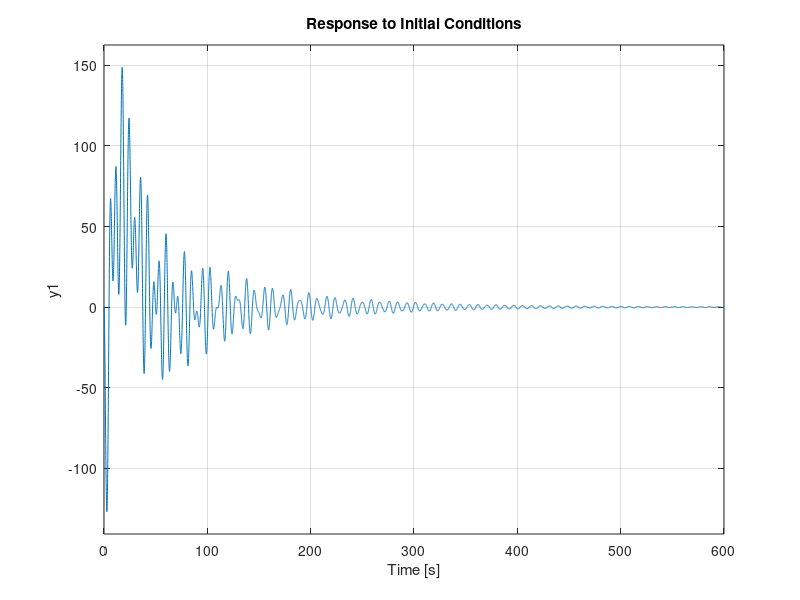
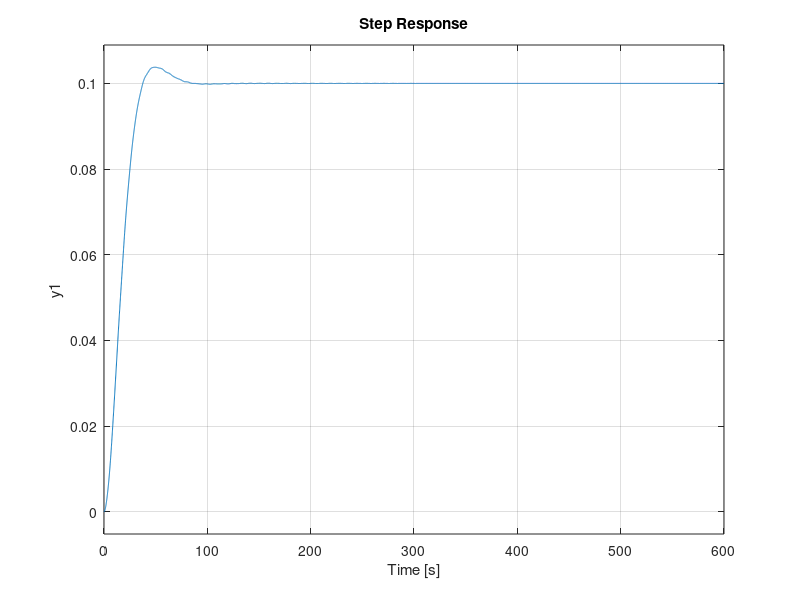
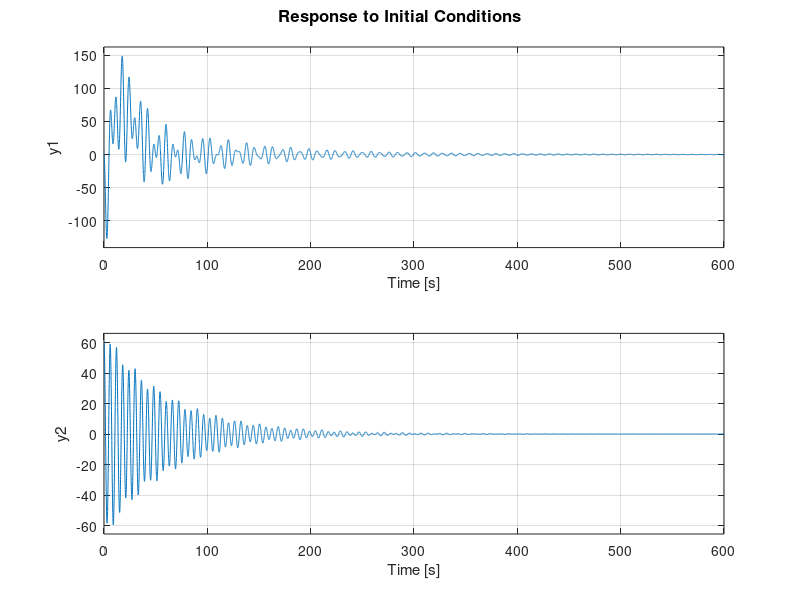
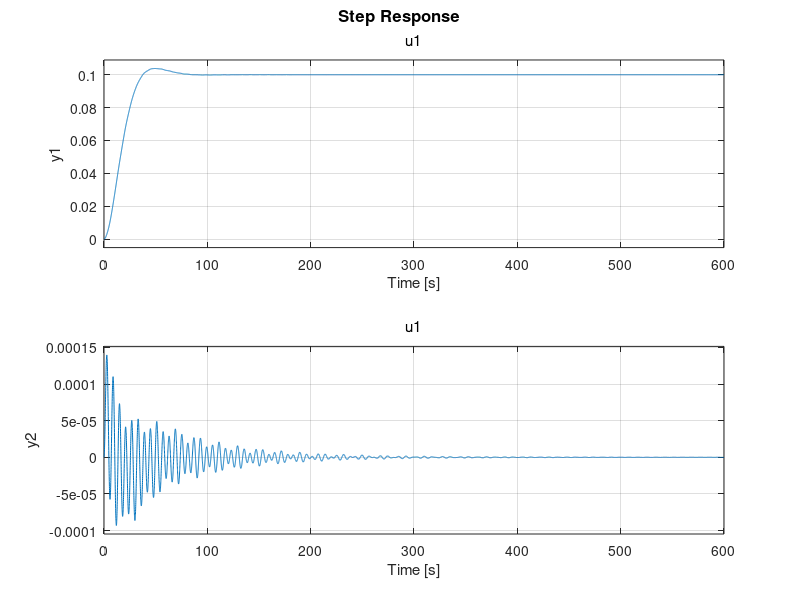

MATLAB code to generate these figures, in order:
M=1000;%Mass of the Crane
m_1=100;%mass of Load 1
m_2=100;%mass of Load 2
l_1=20;%length of the string of Load 1
l_2=10;%length of the string of Load 2
g=9.81; %declaring the value of the accelertaion due to gravity in m/s^2
%Defining our matrices as follows
A=[0 1 0 0 0 0; 
    0 0 -(m_1*g)/M 0 -(m_2*g)/M 0;
    0 0 0 1 0 0;
    0 0 -((M+m_1)*g)/(M*l_1) 0 -(m_2*g)/(M*l_1) 0;
    0 0 0 0 0 1;
    0 0 -(m_1*g)/(M*l_2) 0 -(g*(M+m_2))/(M*l_2) 0];
B=[0; 1/M; 0; 1/(M*l_1); 0; 1/(M*l_2)];
% From previous case, we have determined that only C1, C3 and C4 were
% observable. Hence, we are going to consider only those 3 cases.
C_1 = [1 0 0 0 0 0];  %Corresponding to x component
C_3 = [1 0 0 0 0 0; 0 0 0 0 1 0]; %cooresponding to x and theat2
C_4 = [1 0 0 0 0 0; 0 0 1 0 0 0; 0 0 0 0 1 0]; %cooresponding to x, theta1 and theat2
D = 0;%declarring the D matrix to be zero
% Cosidering the same Q and R matrices chosen before in our code
Q=[1 0 0 0 0 0;
   0 10 0 0 0 0;
   0 0 1000 0 0 0;
   0 0 0 10 0 0;
   0 0 0 0 1000 0;
   0 0 0 0 0 10];
R=0.01; %%these are the cost variables from LQR
% Initial Conditions for Leunberger observer - 12 state variables, 
% 6 actual + 6 estimates
x0=[0,0,30,0,60,0,0,0,0,0,0,0];
% state variables order = [x,dx,theta_1,dthetsa_1,theta_2,dtheta_2,
% estimates taken in the same order]
% For pole placement, lets choose eigen values with negative real part
poles=[-1;-2;-3;-4;-5;-6];
% Calling LQR function to obtain K matrix
K=lqr(A,B,Q,R);
% Framing L for all three cases where output is observable
% Using the pole placement funciton built into MATLAB
L_1 = place(A',C_1',poles)' %L_1 should be a 6x1 matrix
L_3 = place(A',C_3',poles)' %L_3 should be a 6x2 matrix
L_4 = place(A',C_4',poles)' %L_4 should be a 6x3 matrix

A_c1 = [(A-B*K) B*K; % Luenberger A matrix
        zeros(size(A)) (A-L_1*C_1)];
B_c = [B;zeros(size(B))];% Luenberger B matrix
C_c1 = [C_1 zeros(size(C_1))];% Luenberger C matrix

A_c3 = [(A-B*K) B*K;% Luenberger A matrix
        zeros(size(A)) (A-L_3*C_3)];
C_c3 = [C_3 zeros(size(C_3))];% Luenberger C matrix

A_c4 = [(A-B*K) B*K;% Luenberger A matrix
        zeros(size(A)) (A-L_4*C_4)];
C_c4 = [C_4 zeros(size(C_4))];% Luenberger C matrix

sys_1 = ss(A_c1, B_c, C_c1,D);%%MATLAB function to output statespace equations
figure % to launch a new figure WINDOW
initial(sys_1,x0)%MATLAB function to check the initial response of the system
figure
step(sys_1)%Gives the step response output

sys_3 = ss(A_c3, B_c, C_c3,D);%MATLAB function to output statespace equations
figure 
initial(sys_3,x0)%MATLAB inbuilt function to check the initial response of the system
figure 
step(sys_3)%Gives the step response output

sys_4 = ss(A_c4, B_c, C_c4, D);%%MATLAB function to output statespace equations
figure 
initial(sys_4,x0)%MATLAB inbuilt function to check the initial response of the system
figure 
step(sys_4)%Gives the step response output

%grid on
